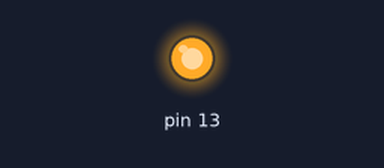
Bench run of a sketch on a simulated Arduino Uno, built with avr-gcc and run on an emulated ATmega328P. Parts: output pins drawn as LEDs (lit = HIGH).

Above: at 2.0 s.
At 8.1 s:
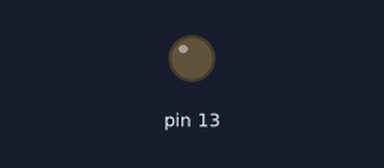
Timing chart, 0 to 12.7 s (numbered marks = the images above):
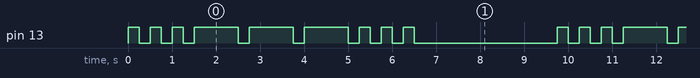

The sketch:

funduino_de_SOS_library2.ino
```cpp
/**
 * file: funduion_de_SOS
 * date: 06.08.2016 14:16 Uhr
 *
 * <h1>SOS morse signal LED</h1>
 *
 * For more information {@see https://www.arduino.cc/en/Hacking/LibraryTutorial}.
 *
 * @autor deeagle <code@deeagle.de>
 *
 */

 #include "Morse.h"

int LED = 13;
Morse morse(LED);

/**
 * Runs only once
 */
void setup()
{}


/**
 * The main loop which will be used after init {@see this#setup()}
 */
void loop()
{
  morse.dot();
  morse.dot();
  morse.dot();
  morse.dash();
  morse.dash();
  morse.dash();
  morse.dot();
  morse.dot();
  morse.dot();
  delay(3000);
}
```

DeeLib.cpp
```cpp
/**
 * DeeLib.cpp - Library for own functions
 *
 * @autor deeagle <code@deeagle.de>
 */

#include "Arduino.h"
#include "DeeLib.h"

DeeLib::DeeLib()
{
}


/**
 * Set the power to {@code HIGH} on given port.
 */
void DeeLib::digOn(int outputPort)
{
  digitalWrite(outputPort, HIGH);
}


/**
 * Set the power to {@code LOW} on given port.
 */
void DeeLib::digOff(int outputPort)
{
  digitalWrite(outputPort, LOW);
}
```

DeeLib.h
```cpp
/**
 * DeeLib.h - Library for own functions
 *
 * @autor deeagle <code@deeagle.de>
 */

#ifndef DeeLib_h
#define DeeLib_h

#include "Arduino.h"

class DeeLib
{
public:
  DeeLib();
  void digOn(int port);
  void digOff(int port);
private:
};

#endif
```

Morse.cpp
```cpp
/**
 * Morse.cpp - Library for flashing Morse code.
 * Created by David A. Mellis, November 2, 2007.
 * Released into the public domain.
 */

#include "Arduino.h"
#include "./Morse.h"
#include "./DeeLib.h"

Morse::Morse(int pin)
{
  pinMode(pin, OUTPUT);
  _pin = pin;
  _deeLib = DeeLib();
}

void Morse::dot()
{
  _deeLib.digOn(_pin);
  delay(250);
  _deeLib.digOff(_pin);
  delay(250);
}

void Morse::dash()
{
  _deeLib.digOn(_pin);
  delay(1000);
  _deeLib.digOff(_pin);
  delay(250);
}
```

Morse.h
```cpp
/**
 * Morse.h - Library for flashing Morse code.
 * Created by David A. Mellis, November 2, 2007.
 * Released into the public domain.
 */
#ifndef Morse_h
#define Morse_h

#include "Arduino.h"
#include "DeeLib.h"

class Morse
{
  public:
    Morse(int pin);
    void dot();
    void dash();
  private:
    int _pin;
    DeeLib _deeLib;
    void digOn(int port);
    void digOff(int port);
 };

#endif
```

Measured:
- by itself, pin 13: repeats every 9.8 s: 2 × (LOW 0.25 s, HIGH 0.25 s), 3 × (LOW 0.25 s, HIGH 1.0 s), 3 × (LOW 0.25 s, HIGH 0.25 s), LOW 3.3 s, HIGH 0.25 s
- by itself, everything shown: repeats every 9.8 s, in 18 steps
